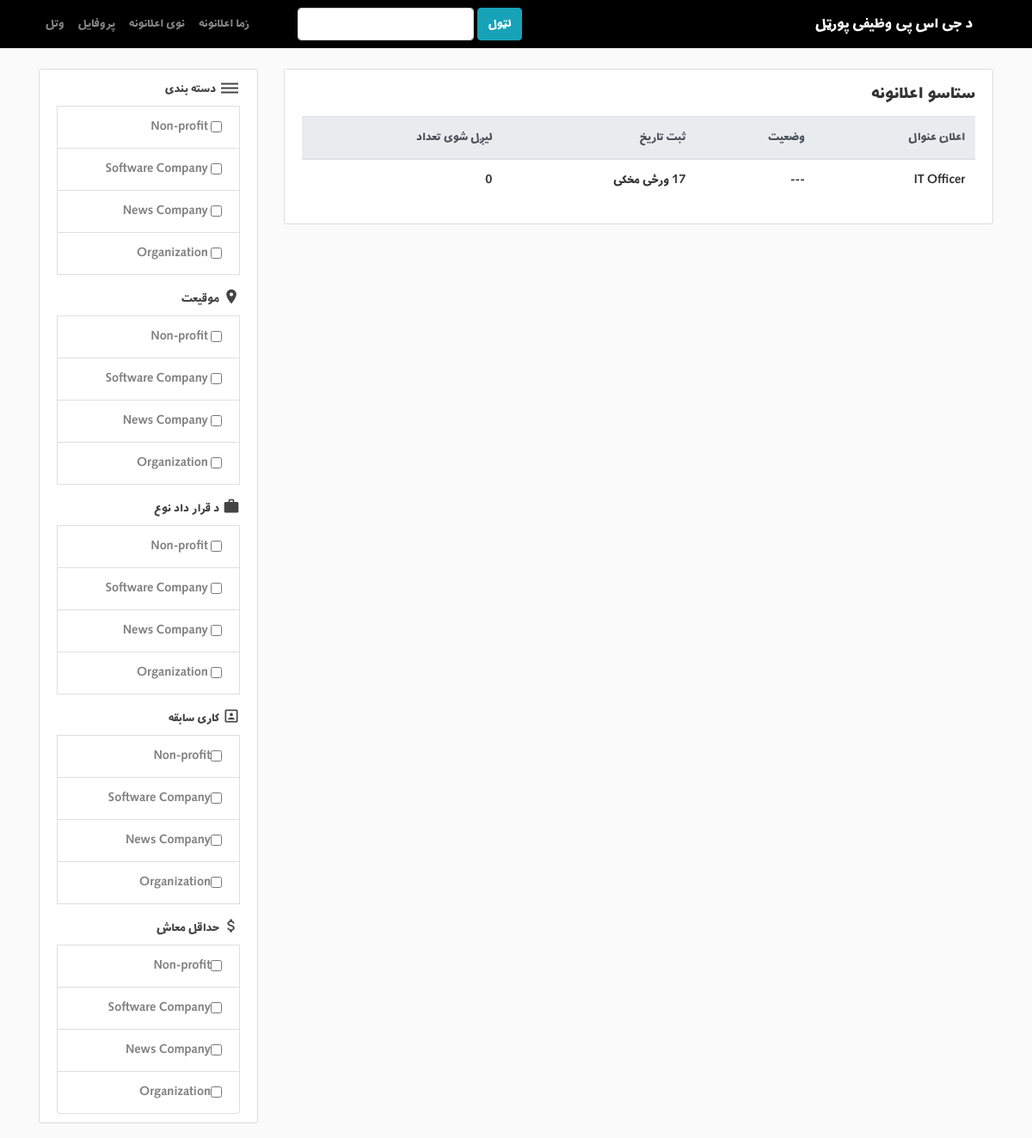
Screenshot of /emoloyer/jobs/ (signed in) with the database file from the repository.
### employer/models.py (models this page shows, shortened)
class Job(models.Model):
    company = models.ForeignKey(Company, on_delete=models.CASCADE, related_name='jobs')
    category = models.ForeignKey(Category, on_delete=models.CASCADE, related_name='category')
    title = models.CharField(max_length=80)
    location = models.CharField(max_length=80)
    created_date = models.DateTimeField(default=datetime.datetime.now(), blank=True)
    experience_choices = (
        ('no-matter','اړین نه دی'),
        ('1-3', 'یو نه تر ۳ کاله'),
        ('3-6', 'دری نه تر ۶ کاله'),
        ('+6', 'ډیر له ۶ کاله'),
    )
    experience = models.CharField(max_length=80, choices=experience_choices)
    salary_choices = (
        ('agreement ', 'توافقی'),
        ('from 3', 'له ۳ زره'),
        ('from 5', 'له ۵ زره'),
        ('from 8', 'له ۸ زره'),
        ('from 10', 'له ۱۰ زره'),
        ('from 12', 'له ۱۲ زره'),
        ('from 15', 'له ۱۵ زره'),
    )
    salary = models.CharField(
        max_length=80, choices=salary_choices
    )
    cooperation_choices = (
        ('full-time', 'مکمل ورځ'),
        ('part-time', 'نمیه ورځ'),
        ('remote', 'ریموت'),
        ('internship', 'کار آموزی'),
    )
    cooperation_type = models.CharField(
        max_length=80, choices=cooperation_choices
    )
    job_description = models.TextField()
    skills_required = models.CharField(max_length=80)
    military_choices = (
        ('no-matter', 'اړین نه دی'),
        ('end', 'کار پای'),
    )
    military_service = models.CharField(
        max_length=80, choices=military_choices
    )
    degree_choices = (
        ('no-matter', 'اړین نه دی'),
        ('diploma', 'دیپلم'),
        ('bachelor', 'لیسانس'),
    )
    degree = models.CharField(max_length=80, choices=degree_choices)
    gender_choices = (
        ('Male', 'نر'),
        ('Female', 'ښځینه'),
        ('not-matter','اړین نه دی'),
    )
    gender = models.CharField(max_length=10, choices=gender_choices)

### portal/models.py (models this page shows)
class Category(models.Model):
    name = models.CharField(max_length=80)
    def __str__(self):
       return self.name

### employer/views.py (the view)
# urls.py: path('jobs/', employer_jobs , name='employer-jobs'),
@user_passes_test(is_employer)
@login_required
def employer_jobs(request):
    try:
        jobs = request.user.company.jobs.all()
        now = datetime.now(timezone.utc)
        for i in jobs:
            get_days = now - i.created_date
            if get_days.days > 1:
                i.created_date = f'{get_days.days} ورځی مخکی'
        requests = JobRequests.objects.filter(employer=request.user.company)
    except Company.DoesNotExist:
        return redirect('employer-home')
    return render(request, 'jobs.html', {'jobs':jobs, 'number':len(requests)})

### OnlineJobPortalProject/context_processors.py (called while the page is built)
def get_categories(request):
    return {'categories': Category.objects.all()}

### employer/views.py (called while the page is built)
def is_employer(user):
    try:
        if user.is_jobseeker:
            raise Http404
        return True
    except:
        raise Http404

### employer/templates/jobs.html
{% extends "base.html" %}
{% load humanize %}
{% load crispy_forms_tags %}
{% block content %}
<div class="content-section">
  <legend >ستاسو اعلانونه</legend>
  <table class="table">
    <thead class="thead-light">
      <tr>
        <th scope="col">اعلان عنوال</th>
        <th scope="col">وضعیت</th>
        <th scope="col">ثبت تاریخ</th>
        <th scope="col">لیږل شوی تعداد</th>
      </tr>
    </thead>
    <tbody>
      {% for job in jobs %}
        <tr>
          <td>{{job.title}}</td>
          <td>---</td>
          {% if job.created_date|naturalday == 'today' %}
          <td>نن</td>
          {% elif job.created_date|naturalday == 'yesterday' %}
          <td>پرون</td>
          {% elif job.created_date|naturalday == 'tomorrow' %}
          <td>سبا</td>
          {% else %}
          <td >{{ job.created_date|naturaltime }}</td>
          {% endif %}
          <td>{{ number }}</td>
        </tr>
      {% endfor %}
    </tbody>
  </table>
</div>
{% endblock %}

### portal/templates/base.html (shortened to what this page needs)
{% load static %}
<html dir="rtl" lang="fa">
<head>
  <link rel="stylesheet" href="{% static 'bootstrap.min.css' %}">
  <link rel="stylesheet" type="text/css" href="{% static 'main.css' %}">
</head>
<body>
  <header>
    <nav class="navbar navbar-expand-md navbar-dark bg-steel fixed-top">
      <div class="container">
        <a class="navbar-brand mr-4" href="{% url 'home-page' %}">د جی اس پی وظیفی پورټل</a>
            <div class="collapse navbar-collapse" id="navbarToggle">
              <div class="navbar-nav mr-auto">
                <form class="form-inline my-2 my-lg-0 ml-5" action="{% url 'search' %}">
                  <button class="btn btn-info my-2 my-sm-0" type="submit">لټول</button>
                  <input name="q" data-filter="1" class="form-control mr-sm-1" type="search" aria-label="Search">
                </form>
              </div>
            <div class="navbar-nav">
              {% if user.is_authenticated %}
                {% if not user.is_jobseeker %}
                  {% if user.company.jobs %}
                    <a class="nav-item nav-link" href="{% url 'employer-jobs' %}">زما اعلانونه</a>
                    <a class="nav-item nav-link" href="{% url 'employer-create-job' %}">نوی اعلانونه</a>
                    <a class="nav-item nav-link" href="{% url 'employer-profile' %}">پروفایل</a>
                    <a class="nav-item nav-link" href="{% url 'logout' %}">وتل</a>
                  {% else %}
                    <a class="nav-item nav-link" href="{% url 'employer-profile' %}">پروفایل</a>
                    <a class="nav-item nav-link" href="{% url 'logout' %}">وتل</a>
                  {% endif %}
                {% endif %}
              {% else %}
                <a class="nav-item nav-link" href="{% url 'employer-register' %}">وظیفې ثبتول</a>
                <a class="nav-item nav-link" href="{% url 'register' %}">وظیفی په لټه</a>
                <a class="nav-item nav-link" href="{% url 'login' %}">ننوتل</a>
              {% endif %}
            </div>
          </div>
        </div>
      </nav>
    </header>
    <main role="main" class="container">
        <div class="row">
          <div class="col-md-9">
            {% block content %}{% endblock %}
          </div>
          <div class="col-md-3">
            <div class="content-section">
                <h6>
                  <i class="material-icons ml-1" style="vertical-align: middle;">&#xe3c7;</i>دسته بندی
                </h6>
                {% for category in categories %}
                <li class="list-group-item">
                  <a href="{% url 'filter-by-category' category %}" style="color:grey;">
                    <input type="checkbox" style="vertical-align: middle;">
                    {{ category }}
                  </a>
                </li>
              {% endfor %}
                <h6 class="mt-3">
                  <i class="material-icons mb-1 ml-1" style="vertical-align: middle;font-size: 20px;">&#xe0c8;</i>موقیعت
                </h6>
                {% for category in categories %}
                <li class="list-group-item">
                  <a href="{% url 'filter-by-category' category %}" style="color:grey;">
                    <input type="checkbox" style="vertical-align: middle;">
                    {{ category }}
                  </a>
                </li>
              {% endfor %}
              <h6 class="mt-3">
                <i class="material-icons mb-1 ml-1" style="vertical-align: middle;font-size: 20px;">&#xe8f9;</i>د قرار داد نوع
              </h6>
              {% for category in categories %}
              <li class="list-group-item">
                <a href="{% url 'filter-by-category' category %}" style="color:grey;">
                  <input type="checkbox" style="vertical-align: middle;">
                  {{ category }}
                </a>
              </li>
            {% endfor %}
            <h6 class="mt-3">
              <i class="material-icons mb-1 ml-1" style="vertical-align: middle;font-size: 20px;">&#xe416;</i>کاری سابقه
            </h6>
            {% for category in categories %}
            <li class="list-group-item">
              <a href="{% url 'filter-by-category' category %}" style="color:grey;">
                <input type="checkbox" style="vertical-align: middle;">{{ category }}
              </a>
            </li>
          {% endfor %}
          <h6 class="mt-3">
            <i class="material-icons mb-1 ml-1" style="vertical-align: middle;font-size: 20px;">&#xe227;</i>حداقل معاش
          </h6>
          {% for category in categories %}
          <li class="list-group-item">
            <a href="{% url 'filter-by-category' category %}" style="color:grey;">
              <input type="checkbox" style="vertical-align: middle;">{{ category }}
            </a>
          </li>
        {% endfor %}
            </div>
          </div>
        </div>
    </main>
</body>
</html>

### portal/static/main.css (style rules this page uses)
* { font-family: myFirstFont; }
.material-icons { font-family: 'Material Icons'; font-weight: normal; font-style: normal; font-size: 24px; line-height: 1; letter-spacing: normal; text-transform: none; display: inline-block; white-space: nowrap; word-wrap: normal; direction: ltr; -webkit-font-feature-settings: 'liga'; -webkit-font-smoothing: antialiased; }
body { background: #fafafa; color: #333333; margin-top: 5rem; text-align: right; }
h1, h2, h3, h4, h5, h6 { color: #444444; }
.bg-steel { background-color: #000000; }
.content-section { background: #ffffff; padding: 10px 20px; border: 1px solid #dddddd; border-radius: 3px; margin-bottom: 20px; }

### rows the page displays
Job: title "IT Officer", created_date "17 ورځی مخکی", number "0"
Category: name "Non-profit"
Category: name "Software Company"
Category: name "News Company"
Category: name "Organization"
